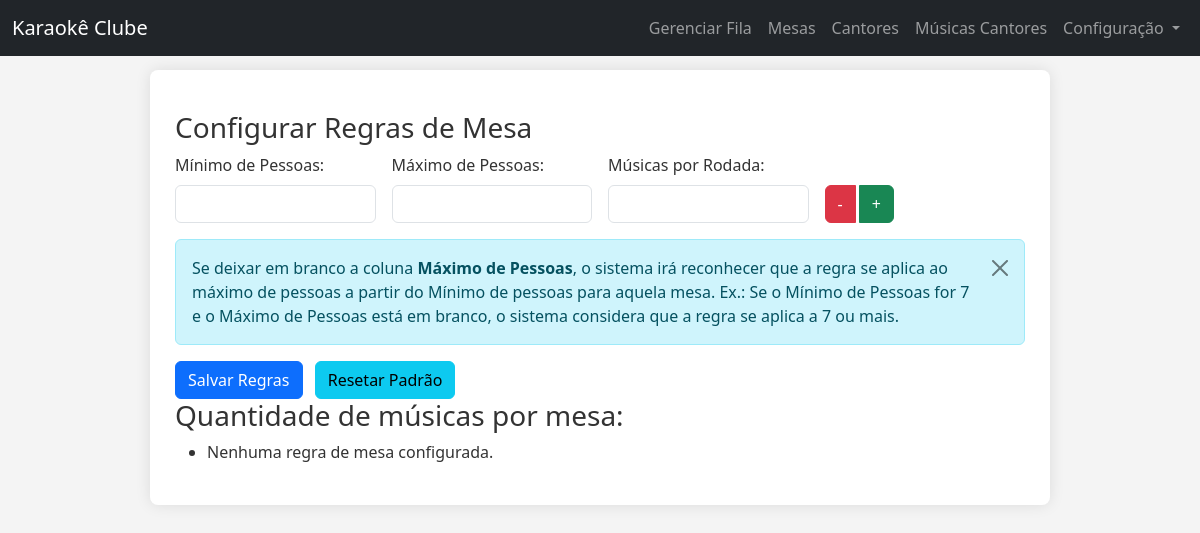
Before: /regras.php with the older database file.
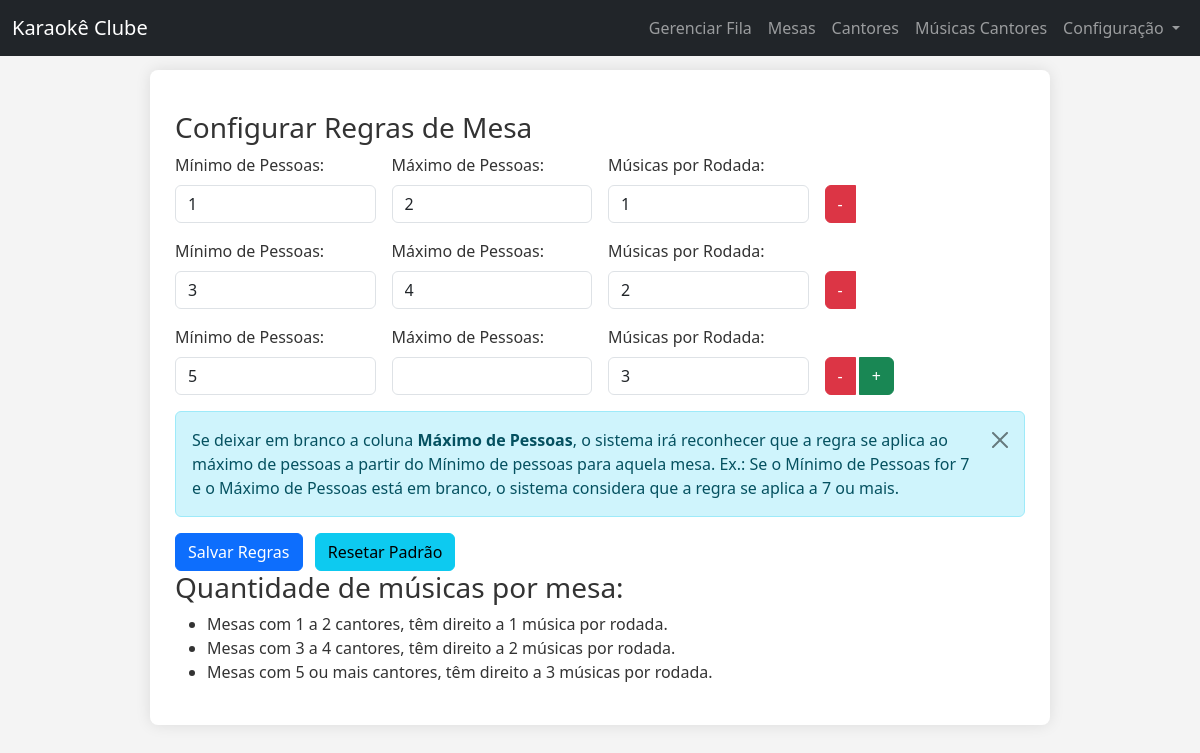
After: the same page with the newer database file.
### tables this page shows
CREATE TABLE `configuracao_regras_mesa` (
  `id` int(11) NOT NULL,
  `min_pessoas` int(11) NOT NULL,
  `max_pessoas` int(11) DEFAULT NULL,
  `max_musicas_por_rodada` int(11) NOT NULL
);

### config_regras_mesas.php (called while the page is built, shortened)
<?php
function getRegrasMesaFormatadas(PDO $pdo): array
{
    $regrasFormatadas = [];
    try {
        $stmt = $pdo->query("SELECT min_pessoas, max_pessoas, max_musicas_por_rodada FROM configuracao_regras_mesa ORDER BY min_pessoas ASC");
        $regras = $stmt->fetchAll(PDO::FETCH_ASSOC);
        if (empty($regras)) {
            return ["Nenhuma regra de mesa configurada."];
        }
        foreach ($regras as $regra) {
            $min = (int)$regra['min_pessoas'];
            $max = $regra['max_pessoas'];
            $musicas = (int)$regra['max_musicas_por_rodada'];
            $descricaoPessoas = "";
            if ($max === null) {
                $descricaoPessoas = "com {$min} ou mais cantores";
            } elseif ($min === $max) {
                $descricaoPessoas = "com {$min} " . ($min === 1 ? "cantor" : "cantores");
            } else {
                $descricaoPessoas = "com {$min} a {$max} cantores";
            }
            $descricaoMusicas = "música";
            if ($musicas > 1) {
                $descricaoMusicas = "músicas";
            }
            $regrasFormatadas[] = "Mesas {$descricaoPessoas}, têm direito a {$musicas} {$descricaoMusicas} por rodada.";
        }
    } catch (PDOException $e) {
        error_log("Erro ao buscar regras de mesa: " . $e->getMessage());
        return ["Erro ao carregar as regras de mesa."];
    }
    return $regrasFormatadas;
}
function getAllRegrasMesa(PDO $pdo): array
{
    try {
        $stmt = $pdo->query("SELECT id, min_pessoas, max_pessoas, max_musicas_por_rodada FROM configuracao_regras_mesa ORDER BY min_pessoas ASC");
        return $stmt->fetchAll(PDO::FETCH_ASSOC);
    } catch (PDOException $e) {
        error_log("ERRO ao buscar todas as regras de mesa: " . $e->getMessage());
        return [];
    }
}
?>

### regras.php (the view, shortened to what the changed rows need)
<?php
require_once 'funcoes_fila.php';
?>
<!DOCTYPE html>
<html lang="pt-BR">
<head>
    <link href="https://cdn.jsdelivr.net/npm/bootstrap@5.3.3/dist/css/bootstrap.min.css" rel="stylesheet">
    <link rel="stylesheet" href="https://code.jquery.com/ui/1.12.1/themes/base/jquery-ui.css">
    <link rel="stylesheet" href="css/style_index.css">
    <link rel="stylesheet" href="https://cdn.jsdelivr.net/npm/bootstrap-icons@1.11.3/font/bootstrap-icons.min.css">
</head>
<body>
<div class="container">
    <div class="form-section">
        <form id="formConfigurarRegrasMesa">
            <div id="regras-container">
                <?php
                $regrasExistentes = getAllRegrasMesa($pdo);
                if (!empty($regrasExistentes)) {
                    foreach ($regrasExistentes as $index => $regra) {
                        $isLast = ($index === count($regrasExistentes) - 1);
                        ?>
                        <div class="row g-3 mb-3 align-items-end regra-row" data-id="<?= htmlspecialchars($regra['id']) ?>">
                            <div class="col-md-3">
                                <label for="min_pessoas_<?= $index ?>" class="form-label form-label-sm">Mínimo de Pessoas:</label>
                                <input type="number" id="min_pessoas_<?= $index ?>" name="regras[<?= $index ?>][min_pessoas]" class="form-control" required min="1" value="<?= htmlspecialchars($regra['min_pessoas']) ?>">
                            </div>
                            <div class="col-md-3">
                                <label for="max_pessoas_<?= $index ?>" class="form-label form-label-sm">Máximo de Pessoas:</label>
                                <input type="number" id="max_pessoas_<?= $index ?>" name="regras[<?= $index ?>][max_pessoas]" class="form-control" min="1" value="<?= htmlspecialchars($regra['max_pessoas']) ?>">
                            </div>
                            <div class="col-md-3">
                                <label for="max_musicas_por_rodada_<?= $index ?>" class="form-label form-label-sm">Músicas por Rodada:</label>
                                <div class="input-group">
                                    <input type="number" id="max_musicas_por_rodada_<?= $index ?>" name="regras[<?= $index ?>][max_musicas_por_rodada]" class="form-control" required min="1" value="<?= htmlspecialchars($regra['max_musicas_por_rodada']) ?>">
                                </div>
                            </div>
                            <div class="col-md-3">
                                <div class="input-group">
                                    <button type="button" id="acaoes_<?= $index ?>" class="btn btn-danger remove-regra-btn me-1" style="<?= $index === 0 && count($regrasExistentes) === 1 ? 'display: none;' : '' ?>">-</button>
                                    <button type="button" class="btn btn-success add-regra-btn" style="<?= $isLast ? '' : 'display: none;' ?>">+</button>
                                </div>
                            </div>
                        </div>
                        <?php
                    }
                } else {
                    ?>
                    <div class="row g-3 mb-3 align-items-end regra-row" data-id="">
                        <div class="col-md-3">
                            <label for="min_pessoas_0" class="form-label form-label-sm">Mínimo de Pessoas:</label>
                            <input type="number" id="min_pessoas_0" name="regras[0][min_pessoas]" class="form-control" required min="1">
                        </div>
                        <div class="col-md-3">
                            <label for="max_pessoas_0" class="form-label form-label-sm">Máximo de Pessoas:</label>
                            <input type="number" id="max_pessoas_0" name="regras[0][max_pessoas]" class="form-control" min="1">
                        </div>
                        <div class="col-md-3">
                            <label for="max_musicas_por_rodada_0" class="form-label form-label-sm">Músicas por Rodada:</label>
                            <input type="number" id="max_musicas_por_rodada_0" name="regras[0][max_musicas_por_rodada]" class="form-control" required min="1">
                        </div>
                        <div class="col-md-3">
                            <div class="input-group">
                                <button type="button" class="btn btn-danger remove-regra-btn me-1">-</button>
                                <button type="button" class="btn btn-success add-regra-btn">+</button>
                            </div>
                        </div>
                    </div>
                <?php } ?>
            </div>
        </form>
        <ul>
            <?php
            $regrasExibicao = getRegrasMesaFormatadas($pdo);
            foreach ($regrasExibicao as $regraTexto) {
                echo "<li>" . htmlspecialchars($regraTexto) . "</li>";
            }
            ?>
        </ul>
    </div>
</div>
</body>
</html>

Changed rows visible on the page:
added configuracao_regras_mesa: min_pessoas "1", max_pessoas "2", max_musicas_por_rodada "1"
added configuracao_regras_mesa: min_pessoas "3", max_pessoas "4", max_musicas_por_rodada "2"
added configuracao_regras_mesa: min_pessoas "5", max_musicas_por_rodada "3"
Other visible differences:
new list line: "Mesas com 1 a 2 cantores, têm direito a 1 música por rodada."
new list line: "Mesas com 3 a 4 cantores, têm direito a 2 músicas por rodada."
new list line: "Mesas com 5 ou mais cantores, têm direito a 3 músicas por rodada."
text no longer shown: "Mínimo de Pessoas: Máximo de Pessoas: Músicas por Rodada: - +"
list line gone: "Nenhuma regra de mesa configurada."
